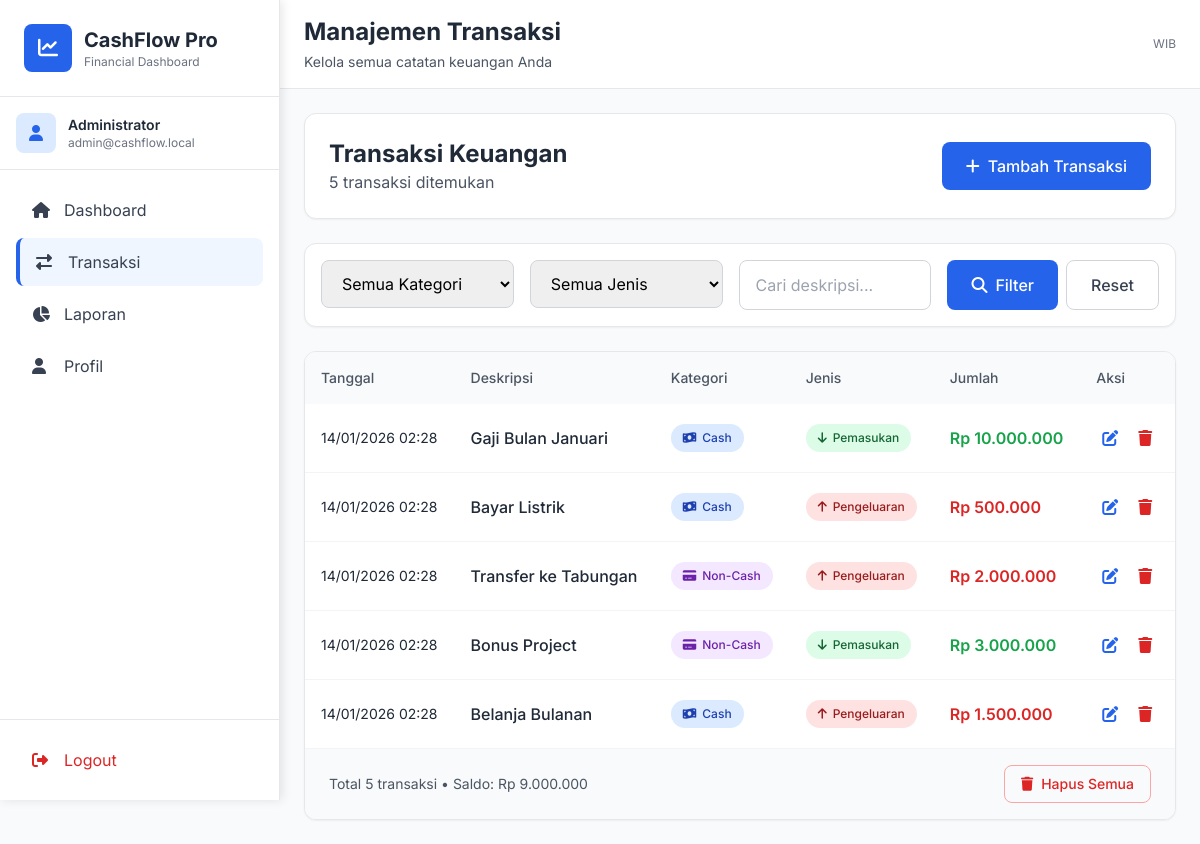
The page /transactions (signed in) on the database its author committed.
### tables this page shows
CREATE TABLE users (
        id INTEGER PRIMARY KEY AUTOINCREMENT,
        username TEXT UNIQUE NOT NULL,
        email TEXT,
        password TEXT NOT NULL,
        full_name TEXT,
        created_at TIMESTAMP DEFAULT CURRENT_TIMESTAMP
    );

CREATE TABLE transactions (
        id INTEGER PRIMARY KEY AUTOINCREMENT,
        user_id INTEGER NOT NULL,
        description TEXT NOT NULL,
        category TEXT NOT NULL,
        transaction_type TEXT NOT NULL,
        amount REAL NOT NULL,
        transaction_date TIMESTAMP DEFAULT CURRENT_TIMESTAMP,
        FOREIGN KEY (user_id) REFERENCES users (id)
    );

### app.py (the view)
@app.route('/transactions')
@login_required
def transactions():
    conn = get_db_connection()
    c = conn.cursor()
    category = request.args.get('category', 'all')
    trans_type = request.args.get('type', 'all')
    search = request.args.get('search', '')
    query = "SELECT * FROM transactions WHERE user_id = ?"
    params = [current_user.id]
    if category != 'all':
        query += " AND category = ?"
        params.append(category)
    if trans_type != 'all':
        query += " AND transaction_type = ?"
        params.append(trans_type)
    if search:
        query += " AND description LIKE ?"
        params.append(f'%{search}%')
    query += " ORDER BY transaction_date DESC"
    c.execute(query, params)
    records = []
    for row in c.fetchall():
        trans_date = datetime.fromisoformat(row['transaction_date'].replace('Z', '+00:00'))
        jakarta_time = trans_date.astimezone(TZ)
        records.append({
            'id': row['id'],
            'description': row['description'],
            'category': row['category'],
            'transaction_type': row['transaction_type'],
            'amount': row['amount'],
            'display_date': jakarta_time.strftime('%d/%m/%Y %H:%M')
        })
    totals = get_user_totals(current_user.id)
    conn.close()
    return render_template('transactions.html',
                         records=records,
                         totals=totals,
                         filters={'category': category, 'type': trans_type, 'search': search},
                         format_rupiah=format_rupiah)

### app.py (called while the page is built)
@login_manager.user_loader
def load_user(user_id):
    conn = sqlite3.connect('cashflow.db')
    c = conn.cursor()
    c.execute('SELECT id, username, email, full_name FROM users WHERE id = ?', (user_id,))
    user = c.fetchone()
    conn.close()
    if user:
        return User(user[0], user[1], user[2], user[3])
    return None

def format_rupiah(amount):
    try:
        amount = float(amount)
        return f"Rp {amount:,.0f}".replace(",", ".")
    except:
        return "Rp 0"

def get_db_connection():
    conn = sqlite3.connect('cashflow.db')
    conn.row_factory = sqlite3.Row
    return conn

### templates/transactions.html (shortened to what this page needs)
{% extends 'base.html' %}
{% block page_title %}Manajemen Transaksi{% endblock %}
{% block page_subtitle %}Kelola semua catatan keuangan Anda{% endblock %}
{% block content %}
<div class="space-y-6">
    <div class="bg-white rounded-xl shadow-sm border border-gray-200 p-6">
        <div class="flex flex-col md:flex-row justify-between items-start md:items-center gap-4">
            <div>
                <h1 class="text-2xl font-bold text-gray-800">Transaksi Keuangan</h1>
                <p class="text-gray-600">{{ totals.total_transactions }} transaksi ditemukan</p>
            </div>
            <div class="flex gap-3">
                <button onclick="showAddForm()" class="bg-blue-600 hover:bg-blue-700 text-white px-6 py-3 rounded-lg font-medium transition-colors duration-200 inline-flex items-center">
                    <i class="fas fa-plus mr-2"></i> Tambah Transaksi
                </button>
            </div>
        </div>
    </div>
    <div class="bg-white rounded-xl shadow-sm border border-gray-200 p-4">
        <form method="GET" action="{{ url_for('transactions') }}" class="flex flex-col md:flex-row gap-4">
            <div class="flex-1 grid grid-cols-1 md:grid-cols-3 gap-4">
                <div>
                    <select name="category" class="w-full border border-gray-300 rounded-lg px-4 py-3 focus:ring-2 focus:ring-blue-500 focus:border-blue-500 outline-none transition-colors duration-200">
                        <option value="all" {% if filters.category == 'all' %}selected{% endif %}>Semua Kategori</option>
                    </select>
                </div>
                <div>
                    <select name="type" class="w-full border border-gray-300 rounded-lg px-4 py-3 focus:ring-2 focus:ring-blue-500 focus:border-blue-500 outline-none transition-colors duration-200">
                        <option value="all" {% if filters.type == 'all' %}selected{% endif %}>Semua Jenis</option>
                    </select>
                </div>
                <div>
                    <input type="text" name="search" value="{{ filters.search }}"
                           placeholder="Cari deskripsi..."
                           class="w-full border border-gray-300 rounded-lg px-4 py-3 focus:ring-2 focus:ring-blue-500 focus:border-blue-500 outline-none transition-colors duration-200">
                </div>
            </div>
            <div class="flex gap-2">
                <button type="submit" class="px-6 py-3 bg-blue-600 text-white rounded-lg hover:bg-blue-700 transition-colors duration-200 font-medium inline-flex items-center">
                    <i class="fas fa-search mr-2"></i> Filter
                </button>
                <a href="{{ url_for('transactions') }}" class="px-6 py-3 border border-gray-300 text-gray-700 rounded-lg hover:bg-gray-50 transition-colors duration-200 font-medium">
                    Reset
                </a>
            </div>
        </form>
    </div>
    {% if records and records|length > 0 %}
    <div class="bg-white rounded-xl shadow-sm border border-gray-200 overflow-hidden">
        <div class="overflow-x-auto">
            <table class="w-full">
                <thead class="bg-gray-50">
                    <tr>
                        <th class="text-left p-4 text-sm font-medium text-gray-600">Tanggal</th>
                        <th class="text-left p-4 text-sm font-medium text-gray-600">Deskripsi</th>
                        <th class="text-left p-4 text-sm font-medium text-gray-600">Kategori</th>
                        <th class="text-left p-4 text-sm font-medium text-gray-600">Jenis</th>
                        <th class="text-left p-4 text-sm font-medium text-gray-600">Jumlah</th>
                        <th class="text-left p-4 text-sm font-medium text-gray-600">Aksi</th>
                    </tr>
                </thead>
                <tbody class="divide-y divide-gray-100">
                    {% for r in records %}
                    <tr class="hover:bg-gray-50 transition-colors duration-150">
                        <td class="p-4">
                            <div class="text-sm text-gray-800">{{ r.display_date }}</div>
                        </td>
                        <td class="p-4">
                            <div class="font-medium text-gray-800">{{ r.description }}</div>
                        </td>
                        <td class="p-4">
                            <span class="inline-flex items-center px-3 py-1.5 rounded-full text-xs font-medium
                                {% if r.category == 'cash' %}bg-blue-100 text-blue-800{% else %}bg-purple-100 text-purple-800{% endif %}">
                                <i class="fas {% if r.category == 'cash' %}fa-money-bill-wave{% else %}fa-credit-card{% endif %} mr-1.5"></i>
                                {{ 'Cash' if r.category == 'cash' else 'Non-Cash' }}
                            </span>
                        </td>
                        <td class="p-4">
                            <span class="inline-flex items-center px-3 py-1.5 rounded-full text-xs font-medium
                                {% if r.transaction_type == 'income' %}bg-green-100 text-green-800{% else %}bg-red-100 text-red-800{% endif %}">
                                <i class="fas {% if r.transaction_type == 'income' %}fa-arrow-down{% else %}fa-arrow-up{% endif %} mr-1.5"></i>
                                {{ 'Pemasukan' if r.transaction_type == 'income' else 'Pengeluaran' }}
                            </span>
                        </td>
                        <td class="p-4">
                            <div class="font-semibold {% if r.transaction_type == 'income' %}text-green-600{% else %}text-red-600{% endif %}">
                                {{ format_rupiah(r.amount) }}
                            </div>
                        </td>
                        <td class="p-4">
                            <div class="flex gap-2">
                                <a href="{{ url_for('edit_transaction', id=r.id) }}" class="text-blue-600 hover:text-blue-800 p-1.5 hover:bg-blue-50 rounded transition-colors duration-200">
                                    <i class="fas fa-edit"></i>
                                </a>
                                <a href="{{ url_for('delete_transaction', id=r.id) }}" onclick="return confirm('Hapus transaksi ini?')"
                                   class="text-red-600 hover:text-red-800 p-1.5 hover:bg-red-50 rounded transition-colors duration-200">
                                    <i class="fas fa-trash"></i>
                                </a>
                            </div>
                        </td>
                    </tr>
                    {% endfor %}
                </tbody>
            </table>
        </div>
        <div class="px-6 py-4 border-t border-gray-100 bg-gray-50">
            <div class="flex flex-col md:flex-row justify-between items-center gap-4">
                <p class="text-sm text-gray-600">
                    Total {{ records|length }} transaksi • Saldo: {{ format_rupiah(totals.total_balance) }}
                </p>
                <div class="flex gap-3">
                    {% if records|length > 0 %}
                    <a href="{{ url_for('clear_all_transactions') }}" onclick="return confirm('Hapus semua transaksi? Tindakan ini tidak dapat dibatalkan.')"
                       class="px-4 py-2 border border-red-300 text-red-600 rounded-lg hover:bg-red-50 transition-colors duration-200 inline-flex items-center text-sm font-medium">
                        <i class="fas fa-trash mr-2"></i> Hapus Semua
                    </a>
                    {% endif %}
                </div>
            </div>
        </div>
    </div>
    {% endif %}
</div>
{% endblock %}

### templates/base.html (shortened to what this page needs)
<!DOCTYPE html>
<html lang="id">
<head>
    <script src="https://cdn.tailwindcss.com"></script>
    <link rel="stylesheet" href="https://cdnjs.cloudflare.com/ajax/libs/font-awesome/6.4.0/css/all.min.css">
</head>
<body class="bg-gray-50">
    {% if current_user.is_authenticated %}
    <aside id="sidebar" class="sidebar bg-white border-r border-gray-200">
        <div class="p-6 border-b border-gray-200">
            <div class="flex items-center space-x-3">
                <div class="w-12 h-12 bg-blue-600 rounded-lg flex items-center justify-center">
                    <i class="fas fa-chart-line text-white text-xl"></i>
                </div>
                <div>
                    <h1 class="text-xl font-bold text-gray-800">CashFlow Pro</h1>
                    <p class="text-xs text-gray-500">Financial Dashboard</p>
                </div>
            </div>
        </div>
        <div class="p-4 border-b border-gray-200">
            <div class="flex items-center space-x-3">
                <div class="w-10 h-10 bg-blue-100 rounded-lg flex items-center justify-center">
                    <i class="fas fa-user text-blue-600"></i>
                </div>
                <div>
                    <p class="text-sm font-semibold text-gray-800">{{ current_user.full_name or current_user.username }}</p>
                    <p class="text-xs text-gray-500">{{ current_user.email or 'No email' }}</p>
                </div>
            </div>
        </div>
        <nav class="p-4">
            <div class="space-y-1">
                <a href="{{ url_for('dashboard') }}"
                   class="flex items-center space-x-3 px-4 py-3 rounded-lg text-gray-700 hover:bg-blue-50 hover:text-blue-600 transition-colors duration-200 ">
                    <i class="fas fa-home w-5"></i>
                    <span>Dashboard</span>
                </a>
                <a href="{{ url_for('transactions') }}"
                   class="flex items-center space-x-3 px-4 py-3 rounded-lg text-gray-700 hover:bg-blue-50 hover:text-blue-600 transition-colors duration-200 {% if request.endpoint == 'transactions' %}bg-blue-50 text-blue-600 border-l-4 border-blue-600{% endif %}">
                    <i class="fas fa-exchange-alt w-5"></i>
                    <span>Transaksi</span>
                </a>
                <a href="{{ url_for('reports') }}"
                   class="flex items-center space-x-3 px-4 py-3 rounded-lg text-gray-700 hover:bg-blue-50 hover:text-blue-600 transition-colors duration-200 ">
                    <i class="fas fa-chart-pie w-5"></i>
                    <span>Laporan</span>
                </a>
                <a href="{{ url_for('profile') }}"
                   class="flex items-center space-x-3 px-4 py-3 rounded-lg text-gray-700 hover:bg-blue-50 hover:text-blue-600 transition-colors duration-200 ">
                    <i class="fas fa-user w-5"></i>
                    <span>Profil</span>
                </a>
            </div>
        </nav>
        <div class="absolute bottom-0 left-0 right-0 p-4 border-t border-gray-200">
            <a href="{{ url_for('logout') }}"
               class="flex items-center space-x-3 px-4 py-3 rounded-lg text-red-600 hover:bg-red-50 transition-colors duration-200">
                <i class="fas fa-sign-out-alt w-5"></i>
                <span>Logout</span>
            </a>
        </div>
    </aside>
    {% endif %}
    <main class="main-content min-h-screen">
        {% if current_user.is_authenticated %}
        <header class="bg-white border-b border-gray-200">
            <div class="px-4 py-4 md:px-6">
                <div class="flex flex-col md:flex-row md:justify-between md:items-center">
                    <div>
                        <h2 class="text-xl md:text-2xl font-bold text-gray-800">{% block page_title %}{% endblock %}</h2>
                        <p class="text-sm text-gray-600 mt-1">{% block page_subtitle %}{% endblock %}</p>
                    </div>
                    <div class="hidden md:flex items-center space-x-4 mt-2 md:mt-0">
                        <div class="text-right">
                            <p class="text-xs text-gray-500">{{ current_time }} WIB</p>
                        </div>
                    </div>
                </div>
            </div>
        </header>
        {% endif %}
        <div class="p-4 md:p-6">
            {% block content %}{% endblock %}
        </div>
    </main>
</body>
</html>

### templates/base.html (style rules this page uses)
* { font-family: 'Inter', sans-serif; }
.sidebar { width: 280px; height: 100vh; position: fixed; left: 0; top: 0; z-index: 50; transform: translateX(-100%); transition: transform 0.3s ease; background: white; box-shadow: 2px 0 10px rgba(0, 0, 0, 0.1); }
.main-content { margin-left: 0; transition: margin-left 0.3s ease; min-height: 100vh; }
@media (min-width: 1024px) { .sidebar { transform: translateX(0); } }
@media (min-width: 1024px) { .main-content { margin-left: 280px; } }

### rows shown on the page
users: full_name "Administrator", email "admin@cashflow.local"
transactions: display_date "14/01/2026 02:28", description "Gaji Bulan Januari", category "Cash", transaction_type "Pemasukan", amount "Rp 10.000.000"
transactions: display_date "14/01/2026 02:28", description "Bayar Listrik", category "Cash", transaction_type "Pengeluaran", amount "Rp 500.000"
transactions: display_date "14/01/2026 02:28", description "Transfer ke Tabungan", category "Non-Cash", transaction_type "Pengeluaran", amount "Rp 2.000.000"
transactions: display_date "14/01/2026 02:28", description "Bonus Project", category "Non-Cash", transaction_type "Pemasukan", amount "Rp 3.000.000"
transactions: display_date "14/01/2026 02:28", description "Belanja Bulanan", category "Cash", transaction_type "Pengeluaran", amount "Rp 1.500.000"

### other values the page prints
{{ totals.total_transactions }} "5"
{{ records|length }} "5"
